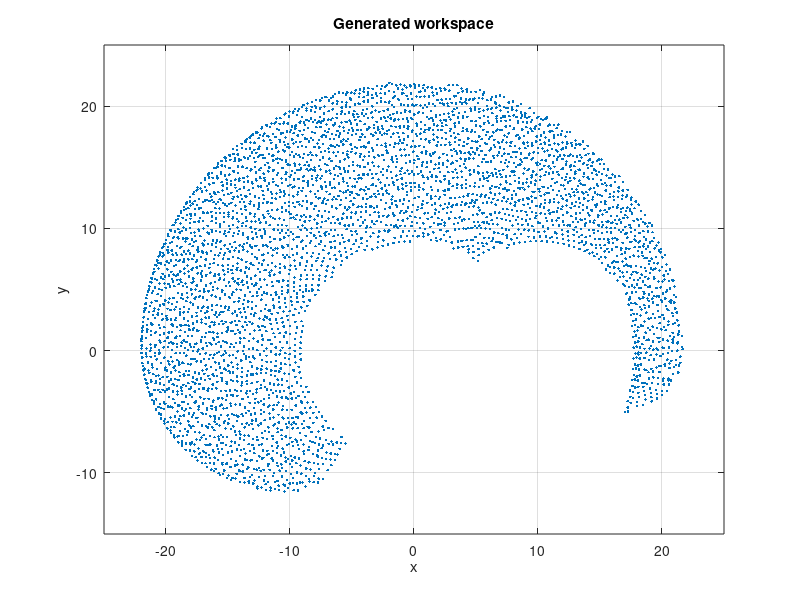

Recreate this plot in MATLAB. (Note: this script raises an error after producing the figure.)
%clear the workspace
clear;
clc;
%RRR planar manipulator IK with Anfis
l1 = 10; % length of first arm
l2 = 7; % length of second arm
l3 = 5; % length of third arm

% %Data generation
% i=1;
% for theta1 = 0:pi/40:pi
%     
%     for theta2 = 0:pi/40:pi/2
%          
%         for theta3 = -pi/2:pi/40:pi/2 %used to be from -pi/2
%             THETA1(i) = theta1;
%             THETA2(i) = theta2;
%             THETA3(i) = theta3;
%             i = i+1;
%            
%             
%         end
%     end
% end
%%
%alternate generation, is there a better way?
theta1 = 0:0.05:pi; % all possible theta1 values
theta2 = 0:0.05:pi/2; % all possible theta2 values
theta3 = -pi/2:0.05:pi/2;
[THETA1,THETA2,THETA3] = meshgrid(theta1,theta2,theta3);

%%
%FK calculations
FKX = (l1 * cos(THETA1)) + (l2 * cos(THETA1 + THETA2)) + (l3 * cos(THETA1 + THETA2 + THETA3));
FKY = (l1 * sin(THETA1)) + (l2 * sin(THETA1 + THETA2)) + (l3 * sin(THETA1 + THETA2 + THETA3));
PHI = THETA1 + THETA2 + THETA3; 


%%
%create an array of all values and unique it to reduce duplicates like the
%paper does?

fullArray = [FKX(:), FKY(:), PHI(:), THETA1(:), THETA2(:), THETA3(:)];

c=fullArray(:,1:2); %sorts by unique x,y locations
[~,idx]=uniquetol(c,0.015,'ByRows',true); %0.225
sortedArray=fullArray(idx,:);

%Set net variables since we don't want to change all the code

FKX = sortedArray(:,1);
FKY = sortedArray(:,2);
PHI = sortedArray(:,3);
THETA1 = sortedArray(:,4);
THETA2 = sortedArray(:,5);
THETA3 = sortedArray(:,6);



%%
%Plot the generated workspace?
figure(1);
plot(FKX(:), FKY(:),'.');
title('Generated workspace')
grid on;
xlabel('x')
ylabel('y')
xlim([-25 25]);
ylim([-15 25]);
hold on;



%%
%genfis datasets
data1 = [FKX(:) FKY(:)  PHI(:) ]; % create x-y-phi-theta1 dataset
data2 = [FKX(:) FKY(:)  PHI(:) ]; % create x-y-phi-theta2 dataset
data3 = [FKX(:) FKY(:)  PHI(:) ];% create x-y-phi-theta3 dataset
%anfis datasets
fulldata1 = [FKX(:) FKY(:)  PHI(:) THETA1(:) ];
fulldata2 = [FKX(:) FKY(:)  PHI(:) THETA2(:) ];
fulldata3 = [FKX(:) FKY(:)  PHI(:) THETA3(:) ];

%%
%Initial genfis gridpartition
genOpt = genfisOptions('GridPartition');

%gridpartition options
genOpt.NumMembershipFunctions = [3 3 2]; %membership function number for inputs x y and phi as suggested by paper
genOpt.InputMembershipFunctionType = ["gbellmf" "gbellmf" "gbellmf"];
genOpt.OutputMembershipFunctionType =["linear"];


%initial genfis subtractive clustering
%genOpt = genfisOptions('SubtractiveClustering');
%Initial genfis FCMclustering?
% genOpt = genfisOptions('FCMClustering','FISType','sugeno');
%genOpt2 = genfisOptions('FCMClustering','FISType','sugeno');
%genOpt3 = genfisOptions('FCMClustering','FISType','sugeno');
%FCMclustering options
% genOpt.NumClusters = 9; %Essentially the number of membership functions.
% genOpt.Verbose = 0; %Suppress output
% genOpt2.NumClusters = 12; %Essentially the number of membership functions.
% genOpt2.Verbose = 0; %Suppress output
% genOpt3.NumClusters = 12; %Essentially the number of membership functions.
% genOpt3.Verbose = 0; %Suppress output

%set number of epochs for anfis training
numEpochs = 200; %200 suggested by paper

%genOpt.InputMembershipFunctionType = 'gaussmf';
disp('--> generating first GENFIS.')
inFIS1 = genfis(data1,THETA1(:),genOpt);
disp('--> generating second GENFIS.')
inFIS2 = genfis(data2,THETA2(:),genOpt);
disp('--> generating third GENFIS.')
inFIS3 = genfis(data3,THETA3(:),genOpt);

%%
%anfis setup
%opt1 = anfisOptions;
%opt1.InitialFIS = 6;
opt1 = anfisOptions('InitialFIS',inFIS1);
opt1.DisplayANFISInformation = 0;
opt1.DisplayErrorValues = 0;
opt1.DisplayStepSize = 0;
opt1.DisplayFinalResults = 0;

%anfis2
opt2 = anfisOptions('InitialFIS',inFIS2);
opt2.DisplayANFISInformation = 0;
opt2.DisplayErrorValues = 0;
opt2.DisplayStepSize = 0;
opt2.DisplayFinalResults = 0;
%anfis3
opt3 = anfisOptions('InitialFIS',inFIS3);
opt3.DisplayANFISInformation = 0;
opt3.DisplayErrorValues = 0;
opt3.DisplayStepSize = 0;
opt3.DisplayFinalResults = 0;




%%
% Train anfis1.
disp('--> Training first ANFIS network.')
opt1.EpochNumber = numEpochs;
anfis1 = anfis(fulldata1,opt1);


%Train anfis2
disp('--> Training second ANFIS network.')
% opt.InitialFIS = 5;
opt2.EpochNumber = numEpochs;
anfis2 = anfis(fulldata2,opt2);

%train anfis3
disp('--> Training third ANFIS network.')
% opt.InitialFIS = 4;
opt3.EpochNumber = numEpochs;
anfis3 = anfis(fulldata3,opt3);

%%
%straight line right side
 % x coordinates for validation
% X = 12:-0.1:0; % x coordinates for validation
% Y(1:121) = 14; % y coordinates for validation
% phiV(1:121) = 0; % phi for validation

%%
%straight line left side
% X = -13:0.1:5; % x coordinates for validation
% Y(1:181) = 14 % y coordinates for validation
% phiV(1:181) = pi/2; % phi for validation

%%
%Curve through workspace test
% X = 15:-1:-15;
% Y = 17 - abs(X.^2)/30;
% phiV = linspace(0.5,2.5,31);

%%
%circle in workspace
angle = linspace(0,pi,50);
X = 1.5*cos(2*angle);
Y = 16 + 1.5*sin(2*angle);
phiV(1:50) = pi/2;

%%
%plot validation xy coordinates
% figure(2);
plot(X,Y,'-b');
% title('Comparison of target and anfis IK)','fontsize',10);
% xlim([-25 25]);
% ylim([0 25]);
% hold on;

%%
%Actual IK calculations, for comparison with anfis
a = Y - (l3*sin(phiV)); % Y of wrist
b = X - (l3*cos(phiV)); % X of wrist
%Get theta2
D = ( ((a.^2)+(b.^2) - l1^2 - l2^2)/(2*l1*l2)); %Costheta2
THETA2D = real(acos(D));
%Get theta1
k1 = l2*sin(THETA2D);
k2 = l1 + l2*cos(THETA2D);
THETA1D = atan2((a.*k2)-(k1.*b),(a.*k1)+(b.*k2));
%get theta 3
THETA3D = phiV - (THETA1D + THETA2D);

%%
%Plot the calculated IK X&Y positions, this is green, can be used to test
%if its a reasonable demand of the system
valX = (l1 * cos(THETA1D)) + (l2 * cos(THETA1D+ THETA2D)) + (l3 * cos(THETA1D+THETA2D+THETA3D));
valY = (l1 * sin(THETA1D)) + (l2 * sin(THETA1D+ THETA2D)) + (l3 * sin(THETA1D+THETA2D+THETA3D));
plot(valX(:),valY(:),'-g');

%%
%evaluate anfis for test coordinates
XY = [X' Y' phiV'];
THETA1P = evalfis(XY,anfis1); % theta1 predicted by anfis1
THETA2P = evalfis(XY,anfis2); % theta2 predicted by anfis2
THETA3P = evalfis(XY,anfis3); % theta3 predicted by anfis3


testX = (l1 * cos(THETA1P)) + (l2 * cos(THETA1P+ THETA2P)) + (l3 * cos(THETA1P+THETA2P+THETA3P));
testY = (l1 * sin(THETA1P)) + (l2 * sin(THETA1P+ THETA2P)) + (l3 * sin(THETA1P+THETA2P+THETA3P));
plot(testX,testY,'-r');
hold off;

%%
%Error as a percentage of reach radius,Calc distance between target and calculated
error = sqrt((X(:)-testX(:)).^2 + (Y(:)-testY(:)).^2);
%convert to a percentage of reach radius (22)

percError = error/22 * 100;
figure(3)
plot(percError);
ylabel('Error percentage','fontsize',10);
xlabel('EE position number');
title('Error as a percentage of reach radius (22)','fontsize',10);


